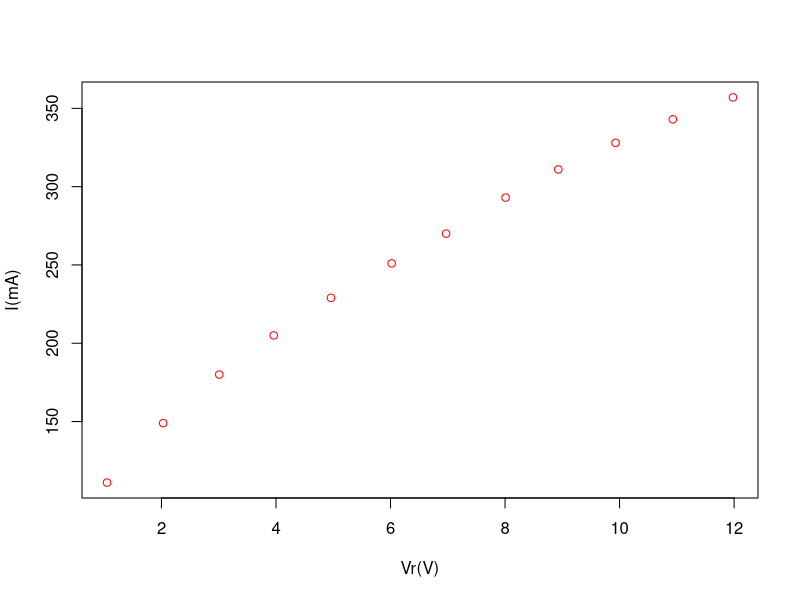
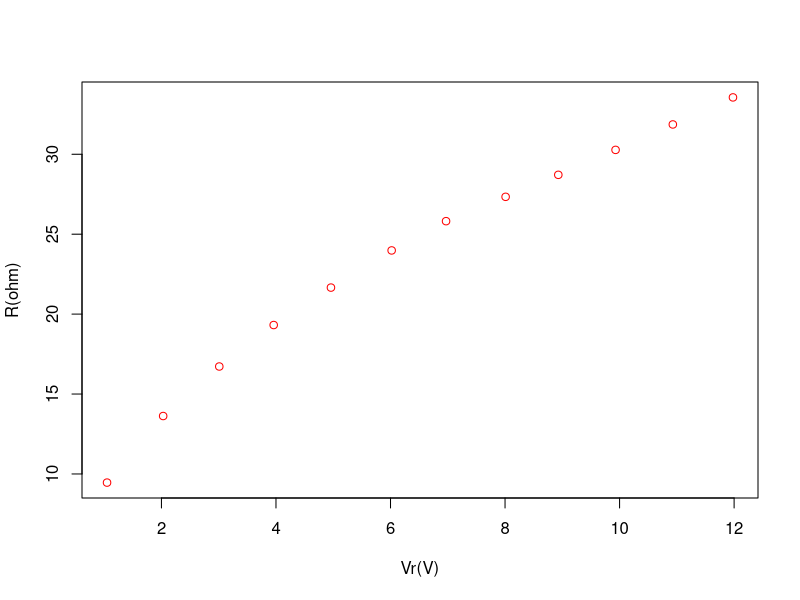
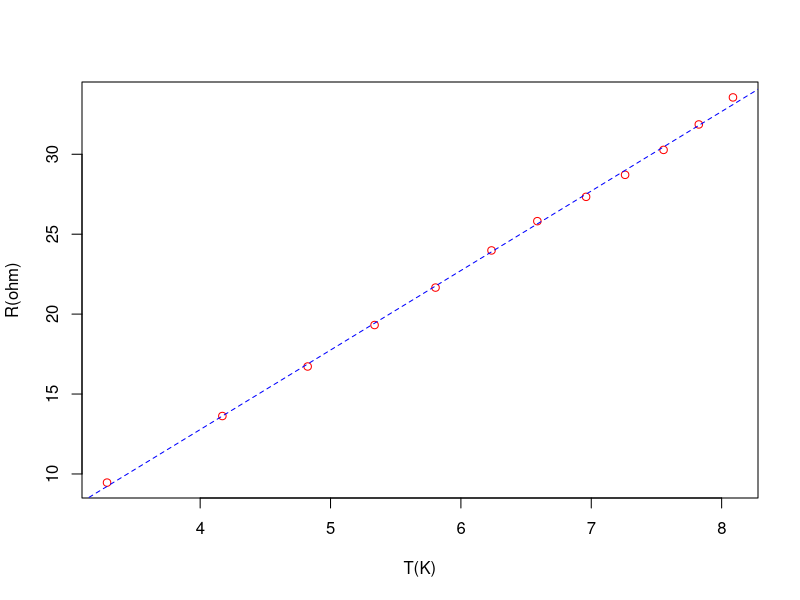

The R script that drew these images, in order:
#LAMPADA
#DEFINIR MEDIDAS
Vr<-c(1.05,		2.03,	3.01,	3.96,	4.96,	6.02,	6.97,	8.01,	8.93,	9.93,	10.93,	11.98)
I<- c(111.00,	149.00,	180.00,	205.00,	229.00,	251.00,	270.00,	293.00,	311.00,	328.00,	343.00,	357.00)

#DEFINIR VALORES TEORICOS
P<-Vr*I
R<-(Vr/I)*1000
T<-(P^0.25)

#GERAR GRAFICO 1 CORRENTE VS DDP
png("exp4/Grafico%d1.png")
plot(I~Vr,ylab="I(mA)",xlab="Vr(V)",col="red",type="p")
dev.off()

#GERAR GRAFICO 2 RESISTENCIA VS DDP
png("exp4/Grafico%d2.png")
plot(R~Vr,ylab="R(ohm)",xlab="Vr(V)",col="red",type="p")

dev.off()

#GERAR GRAFICO 1 RESISTENCIA VS TEMPERATURA
png("exp4/Grafico%d3.png")
plot(R~T,ylab="R(ohm)",xlab="T(K)",col="red",type="p")
abline(lm(R~T),lty = 2,col="blue")
dev.off()
